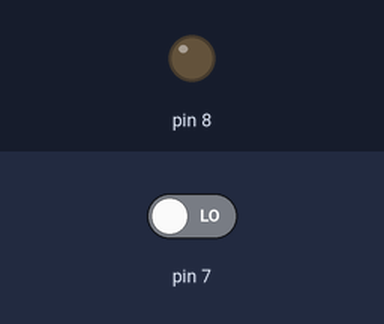
A sketch run on a simulated Arduino Uno, built with avr-gcc and run on an emulated ATmega328P. On the bench: output pins drawn as LEDs (lit = HIGH). Dashed ring = blinking. The test bench sets the inputs (shaded band); at power-on: pin 7 LOW.

Above: at 1.2 s.
1.3 s: pin 7 driven HIGH
At 1.55 s:
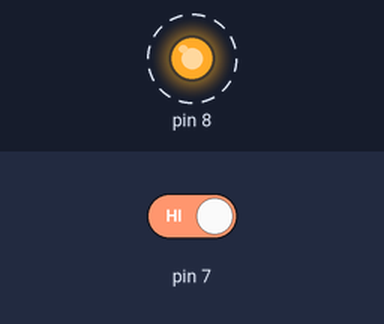
4.3 s: pin 7 driven LOW
At 4.3 s:
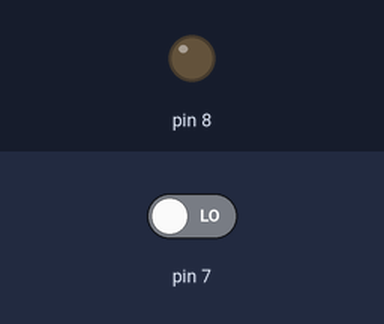
Timing chart, 0 to 7.3 s (numbered marks = the images above; inputs shaded):
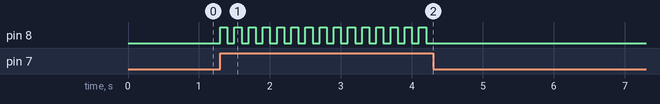

Measured:
- after the input at 1.3 s, pin 8: alternates HIGH for 0.10 s and LOW for 0.10 s, starting at once
- after the input at 4.3 s, pin 8: stops changing and stays LOW

The sketch:

atividade_01.ino
```cpp
//Alarme de intruso: crie um sistema de alarme simples no qual um LED acende quando um botão é pressionado e mantém-se aceso até que o botão seja pressionado novamente para desativá-lo
void setup()
{
  pinMode(7, INPUT);
  pinMode(8, OUTPUT);
}

void loop()
{
  static bool LED = LOW;

  if (digitalRead(7) == HIGH)
  {
    LED = !LED;
    digitalWrite(8, LED);
    delay(100);
  }
}
```
